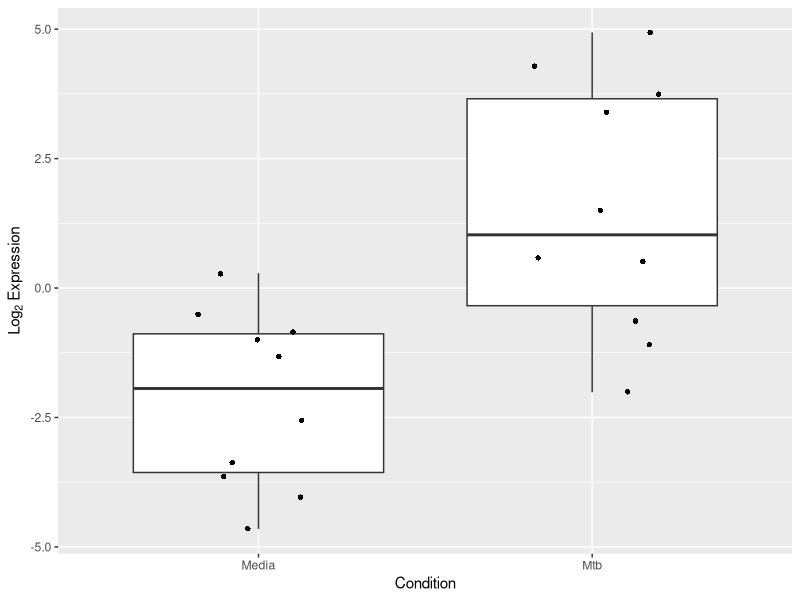
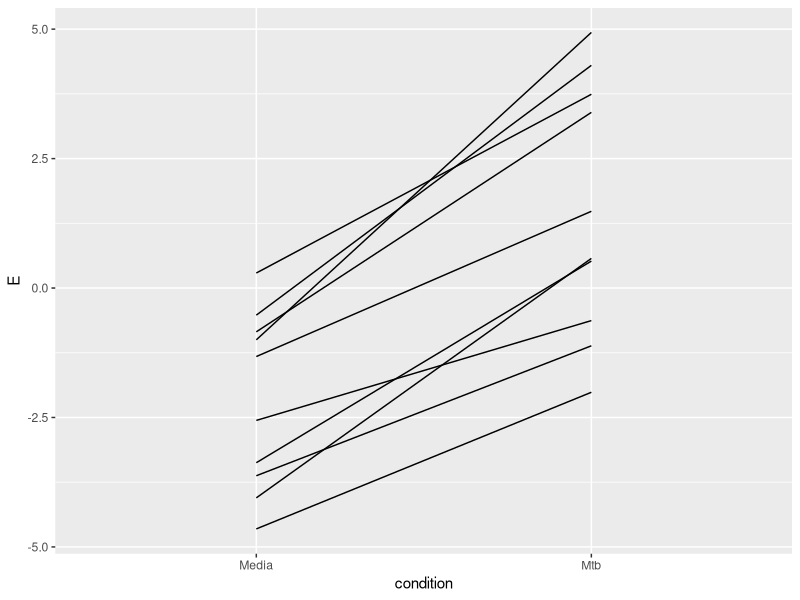

Write R code to recreate these figures, in order.
library(tidyverse)
library(lme4) #for linear mixed effects models
library(lmerTest) #p-values for lme

modelDat<-read_csv('0_data/IFNG.csv')

head(modelDat)

p <- ggplot(modelDat, aes(x = condition, y = E)) +
  geom_boxplot() +
  geom_jitter(shape = 16, position = position_jitter(0.2))+
  xlab("Condition") +
  ylab(expression(paste('Log'[2], " Expression")))
p

ttestRes <- t.test(E ~ condition, data = modelDat)
ttestRes

p <- modelDat %>% 
  ggplot(aes(x= condition, y = E, group = ptID)) +
  geom_line()
p

modelDatPair <- modelDat %>% 
  select(c(E, condition, ptID)) %>% 
  pivot_wider(names_from = condition, 
              values_from = E)
modelDatPair

ptTestRes<- t.test(modelDatPair$Mtb,
                   modelDatPair$Media,
                   paired = T)
ptTestRes

lmMod <- lm(E ~ condition, data = modelDat)
summary(lmMod)

head(modelDat)

lmModBig<-lm(E ~ condition + age_dys + sex, data = modelDat)
summary(lmModBig)

AIC(lmMod)
AIC(lmModBig)

BIC(lmMod)
BIC(lmModBig)

lmeMod <- lmer(E ~ condition + (1 | ptID), data = modelDat)
summary(lmeMod)

lmeModBig <- lmer(E~condition + age_dys + sex + (1 | ptID), data = modelDat)
summary(lmeModBig)

AIC(lmeMod)
AIC(lmeModBig)

AIC(lmMod)
AIC(lmeMod)
